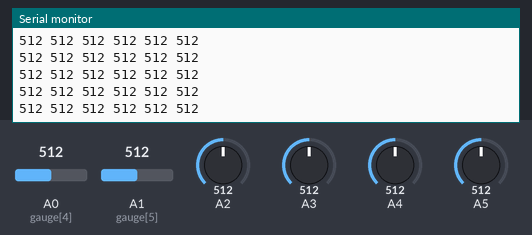
Simulated run of this sketch. Board: Arduino Uno, built with avr-gcc and run on an emulated ATmega328P. Parts: the last lines printed to the serial monitor. Inputs (shaded band) come from the test bench; at power-on: A2 = 512, A0 (gauge[4]) = 512, A1 (gauge[5]) = 512, A3 = 512, A4 = 512, A5 = 512.

Above: at 7.2 s.
7.3 s: A2 set to 111
At 8.2 s:
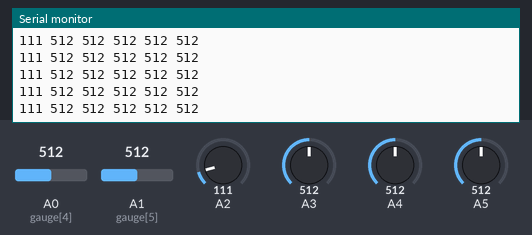
10.3 s: A2 set to 92
At 10.9 s:
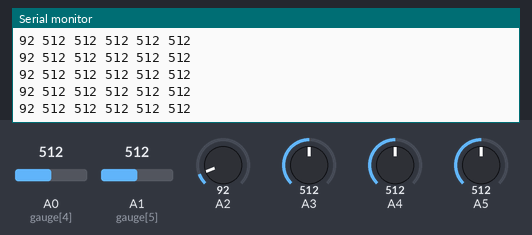
Timing chart, 0 to 11.0 s (numbered marks = the images above; inputs shaded):
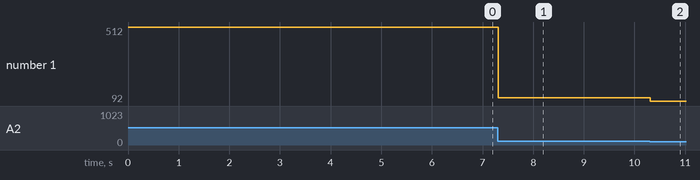

The sketch:

pressure_gauge_calibration.ino
```cpp
int gauge[]={10, 11, 12, 13, 14, 15};

void setup(){
  Serial.begin(57600);
}

void loop(){
  for (int i = 0; i <6; i++){
    Serial.print(analogRead(gauge[i]),DEC); Serial.print(" ");
  }
  Serial.println();
}
```

Measured:
- after the input at 7.3 s, the serial monitor: prints a new line at once (image 1)
- after the input at 10.3 s, the serial monitor: prints a new line at once (image 2)
- plotted number 1: 512 → 111 after the input at 7.3 s, 111 → 92 after the input at 10.3 s
